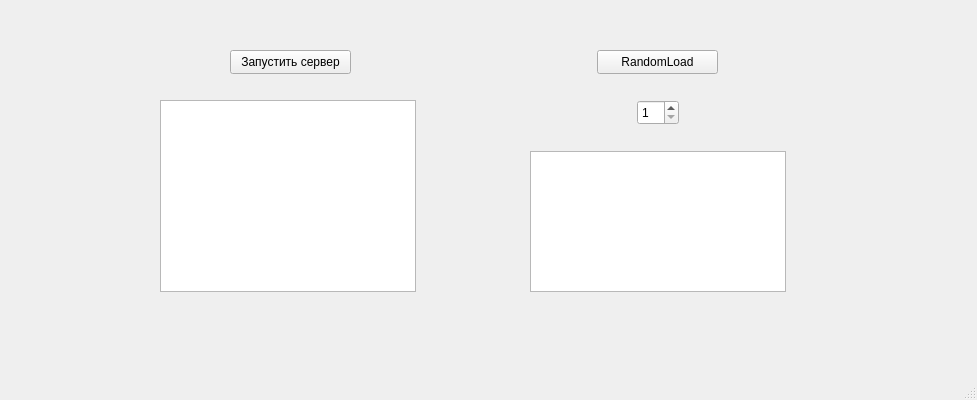
<?xml version="1.0" encoding="UTF-8"?>
<ui version="4.0">
 <class>MainWindow</class>
 <widget class="QMainWindow" name="MainWindow">
  <property name="geometry">
   <rect>
    <x>0</x>
    <y>0</y>
    <width>977</width>
    <height>400</height>
   </rect>
  </property>
  <property name="windowTitle">
   <string>MainWindow</string>
  </property>
  <widget class="QWidget" name="centralwidget">
   <widget class="QTextBrowser" name="chatDisplay">
    <property name="geometry">
     <rect>
      <x>160</x>
      <y>100</y>
      <width>256</width>
      <height>192</height>
     </rect>
    </property>
   </widget>
   <widget class="QPushButton" name="pushButton">
    <property name="geometry">
     <rect>
      <x>230</x>
      <y>50</y>
      <width>121</width>
      <height>24</height>
     </rect>
    </property>
    <property name="text">
     <string>Запустить сервер</string>
    </property>
   </widget>
   <widget class="QTextBrowser" name="chatDisplay_2">
    <property name="geometry">
     <rect>
      <x>530</x>
      <y>151</y>
      <width>256</width>
      <height>141</height>
     </rect>
    </property>
   </widget>
   <widget class="QPushButton" name="pushButton_2">
    <property name="geometry">
     <rect>
      <x>597</x>
      <y>50</y>
      <width>121</width>
      <height>24</height>
     </rect>
    </property>
    <property name="text">
     <string>RandomLoad</string>
    </property>
   </widget>
   <widget class="QSpinBox" name="spinBox">
    <property name="geometry">
     <rect>
      <x>637</x>
      <y>100</y>
      <width>42</width>
      <height>25</height>
     </rect>
    </property>
    <property name="minimum">
     <number>1</number>
    </property>
    <property name="maximum">
     <number>600</number>
    </property>
   </widget>
  </widget>
  <widget class="QMenuBar" name="menubar">
   <property name="geometry">
    <rect>
     <x>0</x>
     <y>0</y>
     <width>977</width>
     <height>21</height>
    </rect>
   </property>
  </widget>
  <widget class="QStatusBar" name="statusbar"/>
 </widget>
 <resources/>
 <connections/>
</ui>
